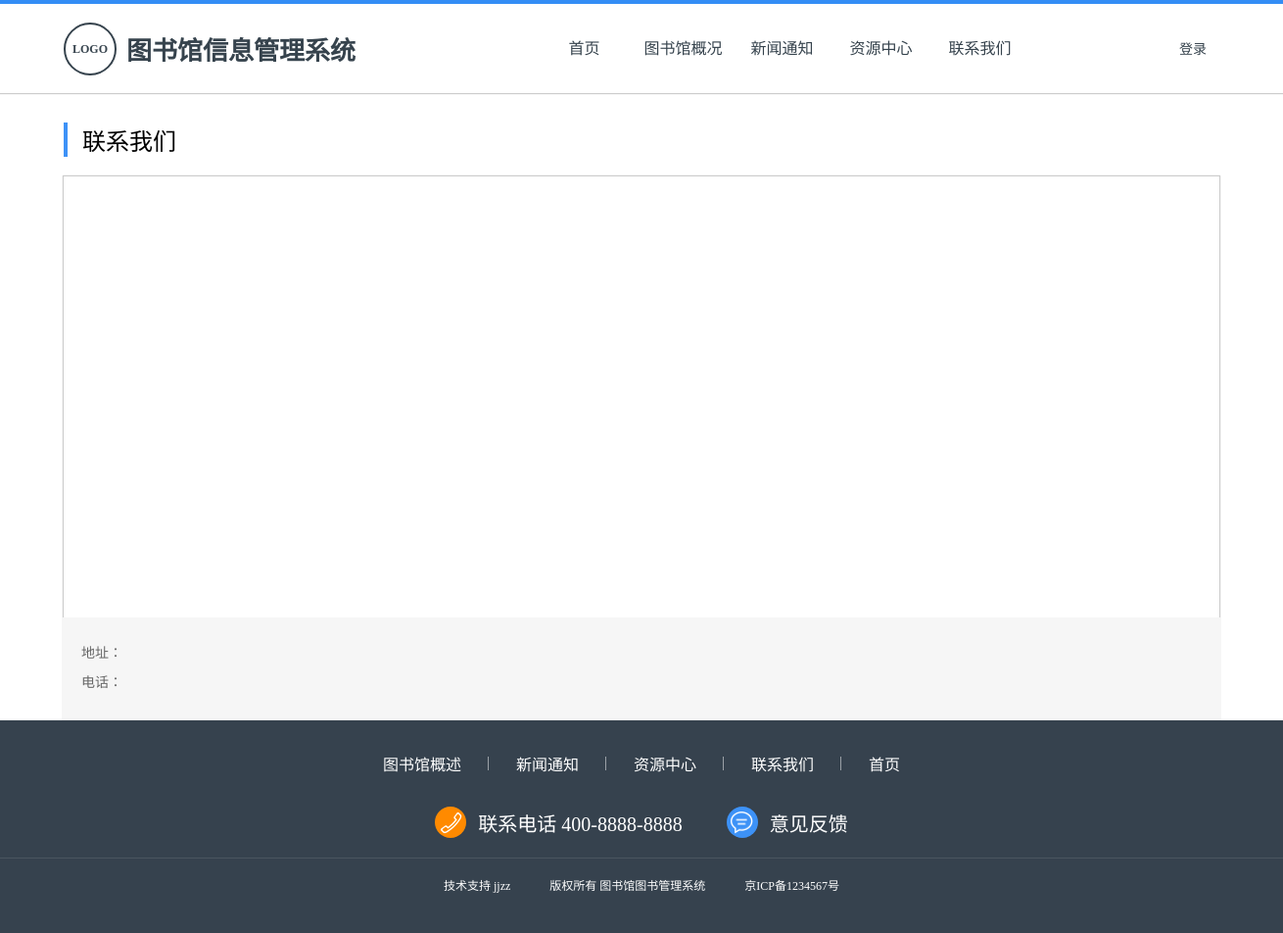
The page /library/contact.php on the database as committed earlier.
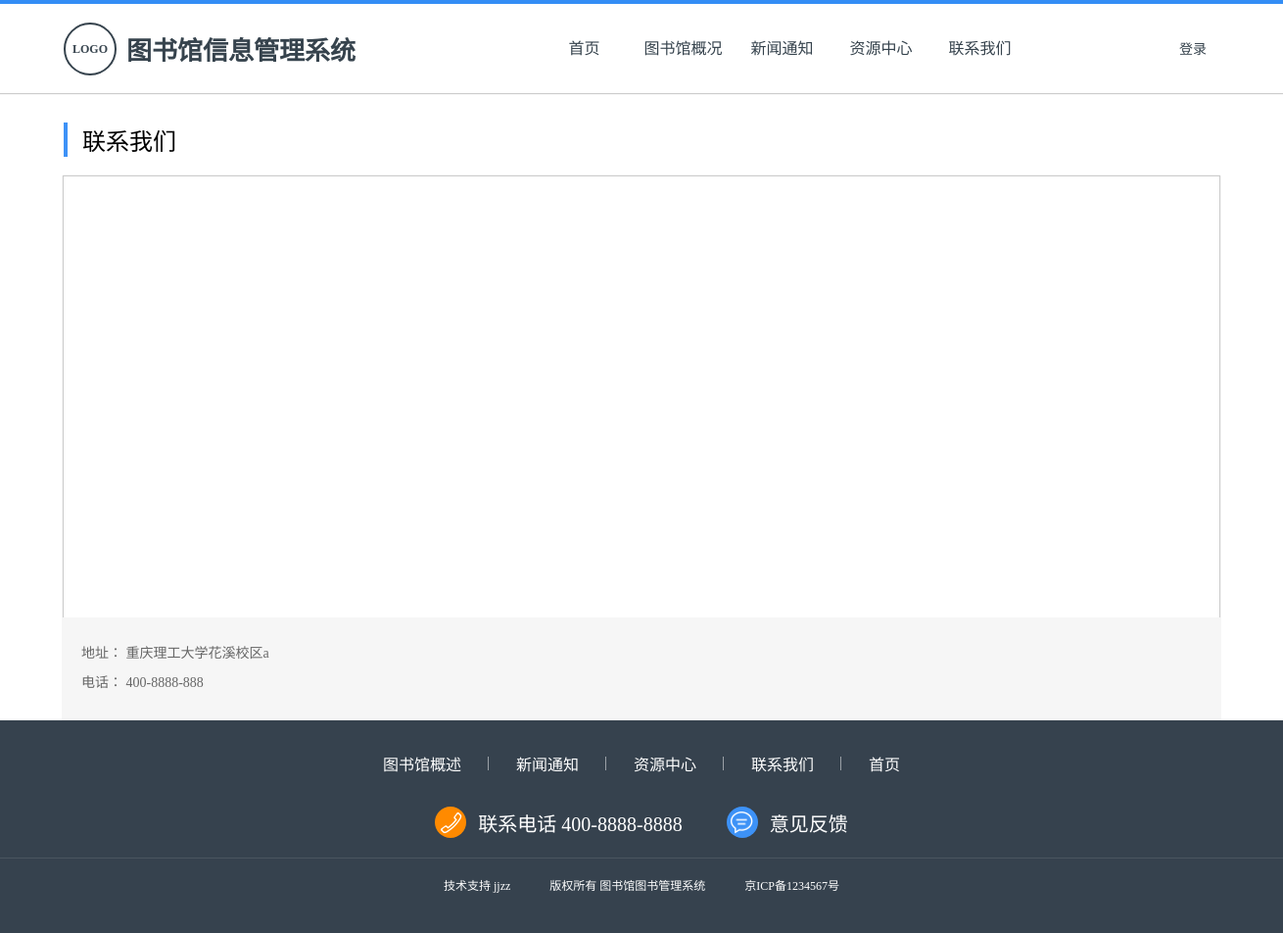
The same page on the database as committed later.
### tables this page shows
CREATE TABLE `default` (
  `key_` varchar(100) DEFAULT NULL,
  `value_` text
);

### library/data.php (called while the page is built, shortened)
<?php
	class DataBase {
		function getData($sql) {
			$resl = Array();
			$select = mysql_query($sql);
	        while ($row = mysql_fetch_array($select)) {
	        	array_push($resl, $row);
	        }
	        return $resl;
		}
		function getSingleData($sql) {
			return $this->getData($sql)[0][0];
		}
	}

### library/contact.php (the view, shortened to what this page needs)
<!DOCTYPE html>
<html lang="en">
<head>
    <link href="css/index-master.css" rel="stylesheet" />
    <link href="css/contact.css" rel="stylesheet" />
</head>
<body>
    <?php
        include 'index-master-header.php';
    ?>
    <h1 class="html-title">联系我们</h1>
    <div class="map-container" id="container"></div>
    <address class="map-desc map-desc-addr">
        地址：
        <?php
            echo $db->getSingleData('select value_ from `default` where key_ = "地址"');
        ?>
    </address>
    <p class="map-desc map-desc-tele">
        电话：
        <?php
            echo $db->getSingleData('select value_ from `default` where key_ = "电话"');
        ?>
    </p>
    <?php
        include 'index-master-footer.php';
    ?>
</body>
</html>

Rows that differ between the two databases and show on the page:
added default: value_ "重庆理工大学花溪校区a"
added default: value_ "400-8888-888"
